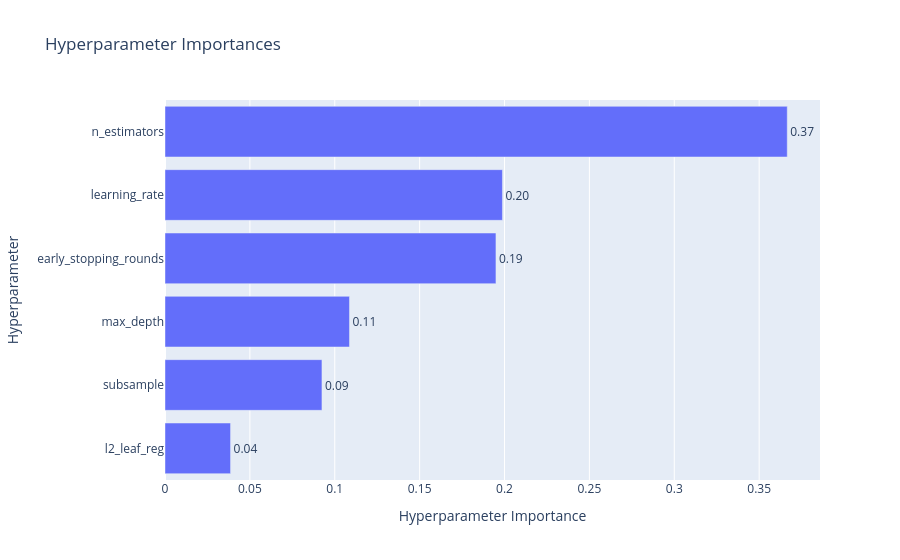

Source (notebook cell):
### Code cell
fig_timeline = optuna.visualization.plot_param_importances(studyCB)
show(fig_timeline)

### Figure 1 — Plotly figure (JSON) as saved in the notebook; plotly's stock layout.template omitted (floating-point values rounded to 4 significant figures)
{"data": [{"cliponaxis": false, "hovertemplate": ["l2_leaf_reg (FloatDistribution): 0.03861501506461062<extra></extra>", "subsample (FloatDistribution): 0.09245233384106893<extra></extra>", "max_depth (IntDistribution): 0.10866361393875945<extra></extra>", "early_stopping_rounds (IntDistribution): 0.19494815863761253<extra></extra>", "learning_rate (FloatDistribution): 0.1987767349855771<extra></extra>", "n_estimators (IntDistribution): 0.36654414353237136<extra></extra>"], "name": "Objective Value", "orientation": "h", "text": ["0.04", "0.09", "0.11", "0.19", "0.20", "0.37"], "textposition": "outside", "type": "bar", "x": [0.03862, 0.09245, 0.1087, 0.1949, 0.1988, 0.3665], "y": ["l2_leaf_reg", "subsample", "max_depth", "early_stopping_rounds", "learning_rate", "n_estimators"]}], "layout": {"title": {"text": "Hyperparameter Importances"}, "xaxis": {"title": {"text": "Hyperparameter Importance"}}, "yaxis": {"title": {"text": "Hyperparameter"}}}}
